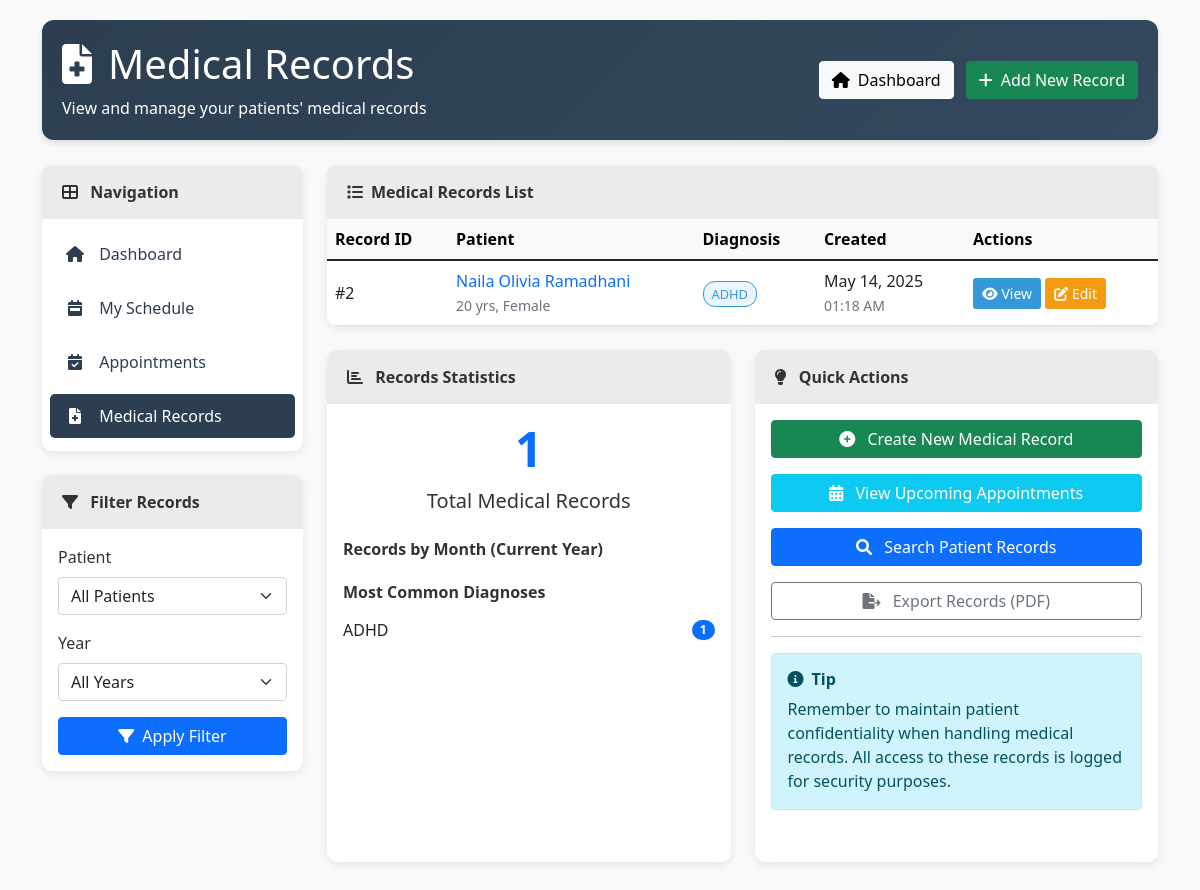
The app's page /doctor_medical_records.php (signed in) with its own data.
### tables this page shows
CREATE TABLE `medical_records` (
  `record_id` int(11) NOT NULL,
  `patient_id` int(11) NOT NULL,
  `doctor_id` int(11) NOT NULL,
  `appointment_id` int(11) NOT NULL,
  `diagnosis` text NOT NULL,
  `prescription` text DEFAULT NULL,
  `notes` text DEFAULT NULL,
  `created_at` timestamp NOT NULL DEFAULT current_timestamp()
);

CREATE TABLE `patients` (
  `patient_id` int(11) NOT NULL,
  `name` varchar(100) NOT NULL,
  `dob` date NOT NULL,
  `gender` enum('Male','Female','Other') NOT NULL,
  `phone` varchar(20) NOT NULL,
  `email` varchar(100) DEFAULT NULL,
  `address` text NOT NULL,
  `username` varchar(50) NOT NULL,
  `password` varchar(255) NOT NULL,
  `created_at` timestamp NOT NULL DEFAULT current_timestamp()
);

### doctor_medical_records.php (the view, shortened to what this page needs)
<?php
require_once "config.php";
$doctor_id = $_SESSION["id"];
$filter_query = "";
$filter_params = array($doctor_id);
$filter_types = "i";
$sql = "SELECT mr.record_id, mr.diagnosis, mr.prescription, mr.notes, mr.created_at,
               p.name as patient_name, p.patient_id, p.dob, p.gender,
               a.appointment_datetime
        FROM medical_records mr
        JOIN patients p ON mr.patient_id = p.patient_id
        JOIN appointments a ON mr.appointment_id = a.appointment_id
        WHERE mr.doctor_id = ?" . $filter_query . "
        ORDER BY mr.created_at DESC
        LIMIT 50";
$medical_records = false;
if($stmt = mysqli_prepare($conn, $sql)){
    mysqli_stmt_bind_param($stmt, $filter_types, ...$filter_params);
    if(mysqli_stmt_execute($stmt)){
        $medical_records = mysqli_stmt_get_result($stmt);
    }
}
?>
<!DOCTYPE html>
<html lang="en">
<head>
    <link rel="stylesheet" href="https://cdnjs.cloudflare.com/ajax/libs/bootstrap/5.1.3/css/bootstrap.min.css">
    <link rel="stylesheet" href="https://cdnjs.cloudflare.com/ajax/libs/font-awesome/6.0.0-beta3/css/all.min.css">
</head>
<body>
    <div class="container">
        <div class="dashboard-header">
            <div class="row align-items-center">
                <div class="col-md-6">
                    <h1><i class="fas fa-file-medical me-3"></i>Medical Records</h1>
                    <p class="mb-0">View and manage your patients' medical records</p>
                </div>
                <div class="col-md-6 text-md-end">
                    <a href="doctor_dashboard.php" class="btn btn-light"><i class="fas fa-home me-2"></i>Dashboard</a>
                    <a href="add_record.php" class="btn btn-success ms-2"><i class="fas fa-plus me-2"></i>Add New Record</a>
                </div>
            </div>
        </div>
        <div class="row">
            <div class="col-lg-3 mb-4">
                <div class="card">
                    <div class="card-header">
                        <i class="fas fa-th-large me-2"></i> Navigation
                    </div>
                    <div class="card-body p-2">
                        <div class="nav flex-column nav-pills">
                            <a class="nav-link" href="doctor_dashboard.php">
                                <i class="fas fa-home nav-icon"></i> Dashboard
                            </a>
                            <a class="nav-link" href="doctor_schedule.php">
                                <i class="fas fa-calendar-week nav-icon"></i> My Schedule
                            </a>
                            <a class="nav-link" href="appointments.php">
                                <i class="fas fa-calendar-check nav-icon"></i> Appointments
                            </a>
                            <a class="nav-link active" href="doctor_medical_records.php">
                                <i class="fas fa-file-medical nav-icon"></i> Medical Records
                            </a>
                        </div>
                    </div>
                </div>
                <div class="card mt-4">
                    <div class="card-header">
                        <i class="fas fa-filter me-2"></i> Filter Records
                    </div>
                    <div class="card-body">
                        <form method="get" action="<?php echo htmlspecialchars($_SERVER["PHP_SELF"]); ?>">
                            <div class="mb-3">
                                <label for="patient_id" class="form-label">Patient</label>
                                <select name="patient_id" id="patient_id" class="form-select">
                                    <option value="">All Patients</option>
                                </select>
                            </div>
                            <div class="mb-3">
                                <label for="year" class="form-label">Year</label>
                                <select name="year" id="year" class="form-select">
                                    <option value="">All Years</option>
                                </select>
                            </div>
                            <button type="submit" name="filter" class="btn btn-primary w-100">
                                <i class="fas fa-filter me-2"></i>Apply Filter
                            </button>
                        </form>
                    </div>
                </div>
            </div>
            <div class="col-lg-9">
                <div class="card">
                    <div class="card-header d-flex justify-content-between align-items-center">
                        <span><i class="fas fa-list me-2"></i>Medical Records List</span>
                    </div>
                    <div class="card-body p-0">
                        <?php if(isset($medical_records) && mysqli_num_rows($medical_records) > 0): ?>
                            <div class="table-responsive">
                                <table class="table table-hover mb-0">
                                    <thead class="table-light">
                                        <tr>
                                            <th>Record ID</th>
                                            <th>Patient</th>
                                            <th>Diagnosis</th>
                                            <th>Created</th>
                                            <th>Actions</th>
                                        </tr>
                                    </thead>
                                    <tbody>
                                        <?php while($row = mysqli_fetch_array($medical_records)): ?>
                                            <tr>
                                                <td>#<?php echo $row['record_id']; ?></td>
                                                <td>
                                                    <div>
                                                        <a href="view_patient_details.php?id=<?php echo $row['patient_id']; ?>" class="text-decoration-none">
                                                            <?php echo htmlspecialchars($row['patient_name']); ?>
                                                        </a>
                                                    </div>
                                                    <small class="text-muted">
                                                        <?php echo date_diff(date_create($row['dob']), date_create('now'))->y; ?> yrs,
                                                        <?php echo htmlspecialchars($row['gender']); ?>
                                                    </small>
                                                </td>
                                                <td>
                                                    <span class="diagnosis-badge">
                                                        <?php
                                                        $diagnosis = $row['diagnosis'];
                                                        echo (strlen($diagnosis) > 50) ? htmlspecialchars(substr($diagnosis, 0, 50) . '...') : htmlspecialchars($diagnosis);
                                                        ?>
                                                    </span>
                                                </td>
                                                <td>
                                                    <div><?php echo date('M d, Y', strtotime($row['created_at'])); ?></div>
                                                    <small class="text-muted"><?php echo date('h:i A', strtotime($row['created_at'])); ?></small>
                                                </td>
                                                <td>
                                                    <a href="view_medical_record.php?id=<?php echo $row['record_id']; ?>" class="btn btn-sm btn-view">
                                                        <i class="fas fa-eye"></i> View
                                                    </a>
                                                    <a href="edit_medical_record.php?id=<?php echo $row['record_id']; ?>" class="btn btn-sm btn-edit">
                                                        <i class="fas fa-edit"></i> Edit
                                                    </a>
                                                </td>
                                            </tr>
                                        <?php endwhile; ?>
                                    </tbody>
                                </table>
                            </div>
                        <?php endif; ?>
                    </div>
                </div>
                <div class="row mt-4">
                    <div class="col-md-6 mb-4">
                        <div class="card h-100">
                            <div class="card-header">
                                <i class="fas fa-chart-bar me-2"></i> Records Statistics
                            </div>
                            <div class="card-body">
                                <?php
                                $sql = "SELECT
                                           diagnosis,
                                           COUNT(*) as count
                                       FROM medical_records
                                       WHERE doctor_id = ?
                                       GROUP BY diagnosis
                                       ORDER BY count DESC
                                       LIMIT 5";
                                $diagnoses_stats = array();
                                if($stmt = mysqli_prepare($conn, $sql)){
                                    mysqli_stmt_bind_param($stmt, "i", $doctor_id);
                                    if(mysqli_stmt_execute($stmt)){
                                        $result = mysqli_stmt_get_result($stmt);
                                        while($row = mysqli_fetch_array($result)){
                                            $diagnoses_stats[] = $row;
                                        }
                                    }
                                }
                                $sql = "SELECT COUNT(*) as total FROM medical_records WHERE doctor_id = ?";
                                $total_records = 0;
                                if($stmt = mysqli_prepare($conn, $sql)){
                                    mysqli_stmt_bind_param($stmt, "i", $doctor_id);
                                    if(mysqli_stmt_execute($stmt)){
                                        $result = mysqli_stmt_get_result($stmt);
                                        if($row = mysqli_fetch_array($result)){
                                            $total_records = $row['total'];
                                        }
                                    }
                                }
                                ?>
                                <div class="text-center mb-4">
                                    <h2 class="display-5 fw-bold text-primary"><?php echo $total_records; ?></h2>
                                    <p class="lead">Total Medical Records</p>
                                </div>
                                <h6 class="fw-bold">Records by Month (Current Year)</h6>
                                <?php if(count($diagnoses_stats) > 0): ?>
                                    <h6 class="fw-bold">Most Common Diagnoses</h6>
                                    <ul class="list-group list-group-flush">
                                        <?php foreach($diagnoses_stats as $index => $diagnosis): ?>
                                            <li class="list-group-item d-flex justify-content-between align-items-center px-0">
                                                <span class="text-truncate" style="max-width: 70%;" title="<?php echo htmlspecialchars($diagnosis['diagnosis']); ?>">
                                                    <?php echo htmlspecialchars(substr($diagnosis['diagnosis'], 0, 40)); ?>
                                                </span>
                                                <span class="badge bg-primary rounded-pill"><?php echo $diagnosis['count']; ?></span>
                                            </li>
                                        <?php endforeach; ?>
                                    </ul>
                                <?php endif; ?>
                            </div>
                        </div>
                    </div>
                    <div class="col-md-6 mb-4">
                        <div class="card h-100">
                            <div class="card-header">
                                <i class="fas fa-lightbulb me-2"></i> Quick Actions
                            </div>
                            <div class="card-body">
                                <div class="d-grid gap-3">
                                    <a href="add_record.php" class="btn btn-success">
                                        <i class="fas fa-plus-circle me-2"></i> Create New Medical Record
                                    </a>
                                    <a href="doctor_schedule.php" class="btn btn-info text-white">
                                        <i class="fas fa-calendar-alt me-2"></i> View Upcoming Appointments
                                    </a>
                                    <a href="#" data-bs-toggle="modal" data-bs-target="#searchPatientModal" class="btn btn-primary">
                                        <i class="fas fa-search me-2"></i> Search Patient Records
                                    </a>
                                    <a href="#" class="btn btn-outline-secondary">
                                        <i class="fas fa-file-export me-2"></i> Export Records (PDF)
                                    </a>
                                </div>
                                <hr>
                                <div class="alert alert-info">
                                    <h6 class="alert-heading fw-bold"><i class="fas fa-info-circle me-2"></i>Tip</h6>
                                    <p class="mb-0">Remember to maintain patient confidentiality when handling medical records. All access to these records is logged for security purposes.</p>
                                </div>
                            </div>
                        </div>
                    </div>
                </div>
            </div>
        </div>
    </div>
</body>
</html>

### records on screen
medical_records: record_id "2", patient.name "Naila Olivia Ramadhani", patient.dob "20", patient.gender "Female", diagnosis "ADHD", created_at "May 14, 2025", created_at "01:18 AM"

### other values on screen
$total_records "1"
substr($diagnosis['diagnosis'], 0, 40) "ADHD"
$diagnosis['count'] "1"
